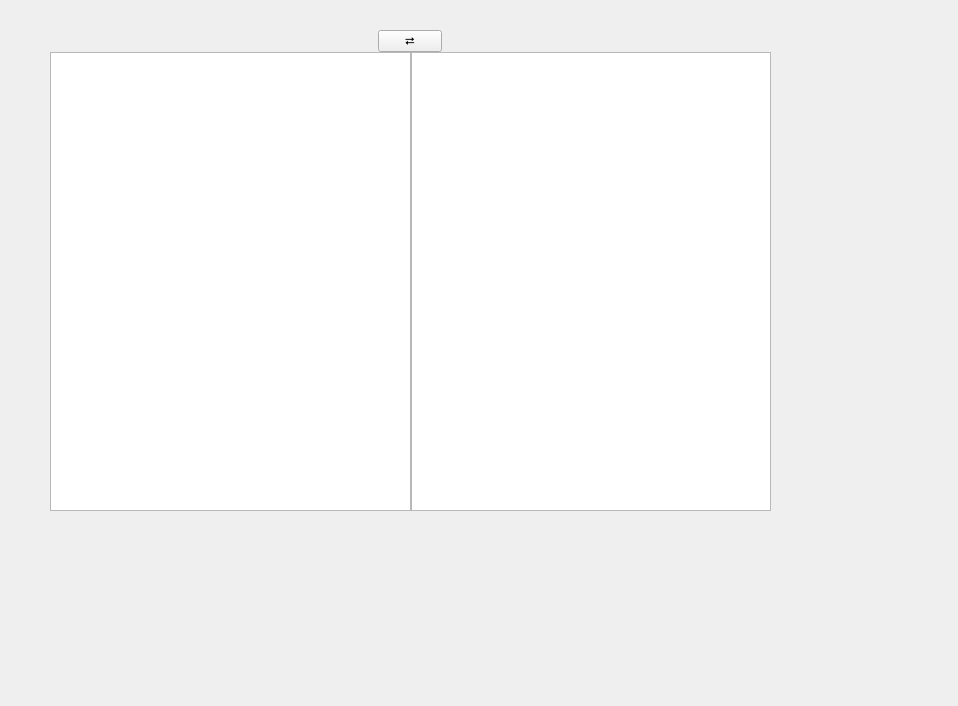
<?xml version="1.0" encoding="UTF-8"?>
<ui version="4.0">
 <class>TextEditTranslateWidget</class>
 <widget class="QWidget" name="TextEditTranslateWidget">
  <property name="geometry">
   <rect>
    <x>0</x>
    <y>0</y>
    <width>958</width>
    <height>706</height>
   </rect>
  </property>
  <property name="windowTitle">
   <string>TextEditTranslateWidget</string>
  </property>
  <widget class="QWidget" name="layoutWidget">
   <property name="geometry">
    <rect>
     <x>50</x>
     <y>30</y>
     <width>721</width>
     <height>481</height>
    </rect>
   </property>
   <layout class="QGridLayout" name="mainLayout">
    <property name="spacing">
     <number>0</number>
    </property>
    <item row="0" column="0">
     <layout class="QHBoxLayout" name="LangSelectLayout">
      <item alignment="Qt::AlignmentFlag::AlignHCenter|Qt::AlignmentFlag::AlignVCenter">
       <widget class="QPushButton" name="languageSwapButton">
        <property name="maximumSize">
         <size>
          <width>64</width>
          <height>64</height>
         </size>
        </property>
        <property name="text">
         <string>⮂</string>
        </property>
       </widget>
      </item>
     </layout>
    </item>
    <item row="1" column="0">
     <layout class="QHBoxLayout" name="TextEditLayout">
      <property name="spacing">
       <number>0</number>
      </property>
      <property name="leftMargin">
       <number>0</number>
      </property>
      <property name="rightMargin">
       <number>0</number>
      </property>
      <item>
       <widget class="MenuPlainTextEdit" name="srcTextEdit"/>
      </item>
      <item>
       <widget class="MenuTextEdit" name="trTextEdit"/>
      </item>
     </layout>
    </item>
    <item row="2" column="0">
     <layout class="QHBoxLayout" name="BottomLayout"/>
    </item>
   </layout>
  </widget>
 </widget>
 <customwidgets>
  <customwidget>
   <class>MenuPlainTextEdit</class>
   <extends>QPlainTextEdit</extends>
   <header>SubWidgets/CustomMenuTextEdit.h</header>
  </customwidget>
  <customwidget>
   <class>MenuTextEdit</class>
   <extends>QTextEdit</extends>
   <header>SubWidgets/CustomMenuTextEdit.h</header>
  </customwidget>
 </customwidgets>
 <resources/>
 <connections/>
</ui>
